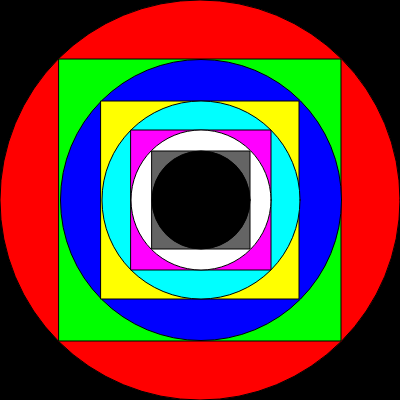
Frame 1 (no input)
Frame 60 (no input): identical to frame 1, image omitted
Frame 120 (the mouse pressed at the canvas centre since frame 60): identical to frame 1, image omitted

The p5.js sketch that drew this single still picture (run headless with seeded random() and noise() and a simulated clock; from frame 60 on, the mouse is pressed at the canvas centre):

// p5.js sketch
// ── sketch.js
function setup() {
  createCanvas(400, 400);
}

function draw() {
  background(0);

  // red circle
  fill(255, 0, 0);
  circle(200, 200, 400);

  // green sq
  fill(0, 255, 0);
  square(59, 59, 282);

  // blue circle
  fill(0, 0, 255);
  circle(201, 200, 281);
  
  // yellow sq
  fill(255, 255, 0);
  square(101, 101, 198);
  
  // turquoise circle
  fill(0, 255, 255);
  circle(201, 200, 198);

  // fuchsia sq
  fill(255, 0, 255);
  square(131, 130, 140);
  
  // white circle
  fill(255, 255, 255);
  circle(201, 200, 140);
  
  //gray sq
  fill(100);
  square(152, 151, 98);
  
  //black circle
  fill(0);
  circle(201, 200, 98);
}
